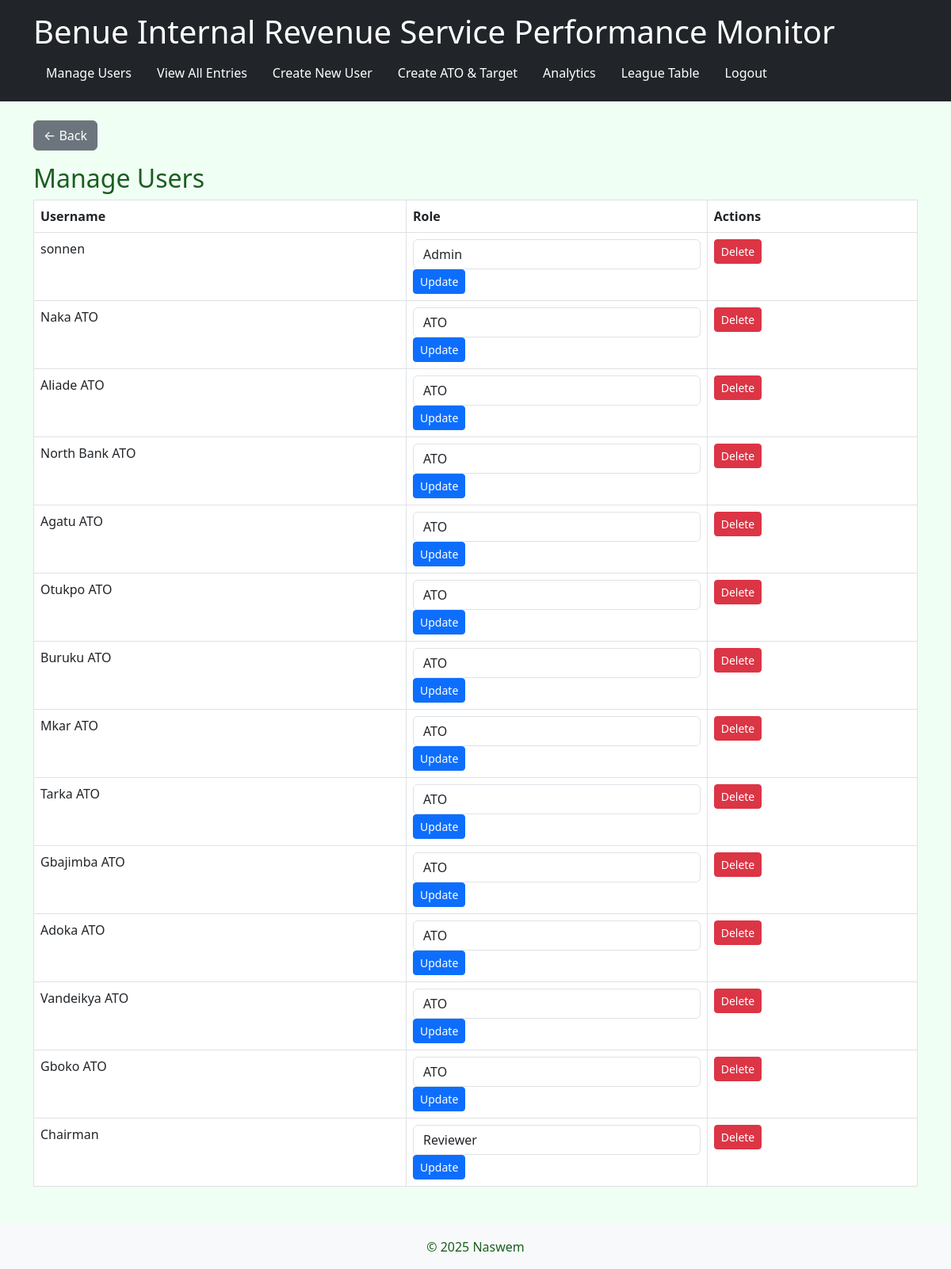
Screenshot of /manage_users (signed in) with the database file from the repository.
### models.py (models this page shows, shortened)
class User(UserMixin, db.Model):
    id = db.Column(db.Integer, primary_key=True)
    username = db.Column(db.String(150), unique=True, nullable=False)
    password_hash = db.Column(db.String(256), nullable=False)
    role = db.Column(db.String(50), default='user')  # Optional: add role support
    performance_summaries = db.relationship('PerformanceSummary', backref='user', lazy=True)

### app.py (the view)
@app.route('/manage_users', methods=['GET', 'POST'])
@login_required
def manage_users():
    if current_user.role != 'admin':
        flash('Access denied.', 'danger')
        return redirect(url_for('dashboard'))
    users = User.query.all()
    return render_template('manage_users.html', users=users)

### app.py (called while the page is built)
@login_manager.user_loader
def load_user(user_id):
    return db.session.get(User, int(user_id))

### templates/manage_users.html (shortened to what this page needs)
{% extends "base.html" %}
{% block content %}
<h2>Manage Users</h2>
<table class="table table-bordered">
    <thead>
        <tr>
            <th>Username</th>
            <th>Role</th>
            <th>Actions</th>
        </tr>
    </thead>
    <tbody>
        {% for user in users %}
        <tr>
            <td>{{ user.username }}</td>
            <td>
                <form action="{{ url_for('edit_user', user_id=user.id) }}" method="POST" class="form-inline">
                    <select name="role" class="form-control">
                        <option value="admin" {% if user.role == 'admin' %}selected{% endif %}>Admin</option>
                        <option value="reviewer" {% if user.role == 'reviewer' %}selected{% endif %}>Reviewer</option>
                        <option value="ato" {% if user.role == 'ato' %}selected{% endif %}>ATO</option>
                    </select>
                    <button type="submit" class="btn btn-sm btn-primary">Update</button>
                </form>
            </td>
            <td>
                <form action="{{ url_for('delete_user', user_id=user.id) }}" method="POST" onsubmit="return confirm('Are you sure you want to delete this user?');">
                    <button type="submit" class="btn btn-sm btn-danger">Delete</button>
                </form>
            </td>
        </tr>
        {% endfor %}
    </tbody>
</table>
{% endblock %}

### static/CSS/style.css (style rules this page uses)
body { background-color: #f0fff4; color: #1b5e20; }

### rows the page displays
User: username "sonnen", role "Admin"
User: username "Naka ATO", role "ATO"
User: username "Aliade ATO", role "ATO"
User: username "North Bank ATO", role "ATO"
User: username "Agatu ATO", role "ATO"
User: username "Otukpo ATO", role "ATO"
User: username "Buruku ATO", role "ATO"
User: username "Mkar ATO", role "ATO"
User: username "Tarka ATO", role "ATO"
User: username "Gbajimba ATO", role "ATO"
User: username "Adoka ATO", role "ATO"
User: username "Vandeikya ATO", role "ATO"
User: username "Gboko ATO", role "ATO"
User: username "Chairman", role "Reviewer"
